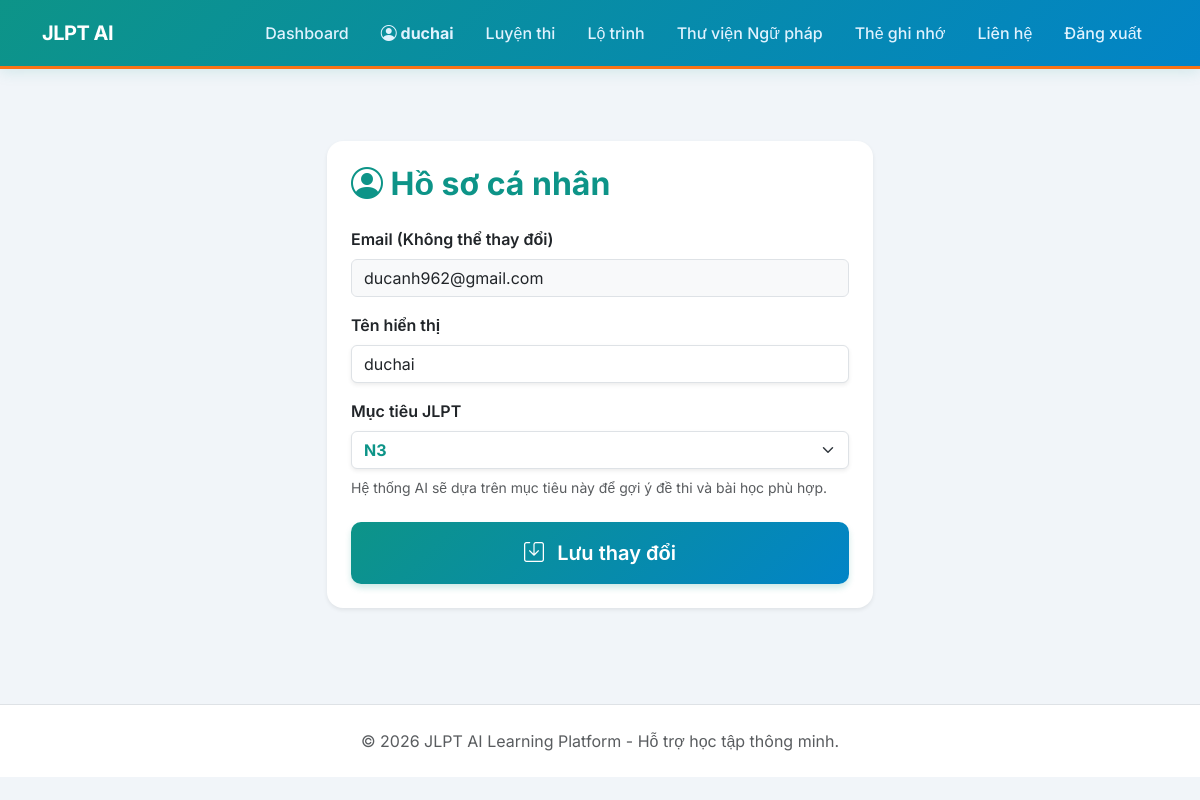
Screenshot of /view/profile.php (signed in) with the database file from the repository.
### tables this page shows
CREATE TABLE users (
    id INT AUTO_INCREMENT PRIMARY KEY COMMENT 'Khóa chính của người dùng',
    username VARCHAR(50) NOT NULL UNIQUE COMMENT 'Tên đăng nhập, không được trùng',
    password VARCHAR(255) NOT NULL COMMENT 'Mật khẩu đã được mã hóa (Hash)',
    email VARCHAR(100) NOT NULL UNIQUE COMMENT 'Email liên hệ',
    current_level ENUM('N5', 'N4', 'N3', 'N2', 'Beginner') NOT NULL DEFAULT 'Beginner' COMMENT 'Trình độ hiện tại',
    target_level ENUM('N5', 'N4', 'N3', 'N2') NOT NULL COMMENT 'Trình độ mục tiêu JLPT',
    created_at TIMESTAMP DEFAULT CURRENT_TIMESTAMP COMMENT 'Ngày đăng ký tài khoản'
);

### view/profile.php (the view, shortened to what this page needs)
<?php
require_once 'db.php';
$user_id = $_SESSION['user_id'];
$stmt = $pdo->prepare("SELECT username, email, current_level, target_level FROM users WHERE id = ?");
$stmt->execute([$user_id]);
$user = $stmt->fetch();
?>
<?php include 'includes/header.php'; ?>
<div class="container py-5">
    <div class="row justify-content-center">
        <div class="col-md-6">
            <div class="card shadow-sm border-0">
                <div class="card-body p-4">
                    <h2 class="mb-4 fw-bold text-primary"><i class="bi bi-person-circle"></i> Hồ sơ cá nhân</h2>
                    <form method="POST">
                        <div class="mb-3">
                            <label class="form-label fw-semibold">Email (Không thể thay đổi)</label>
                            <input type="email" class="form-control bg-light shadow-none" value="<?php echo htmlspecialchars($user['email']); ?>" readonly disabled style="cursor: not-allowed;">
                        </div>
                        <div class="mb-3">
                            <label class="form-label fw-semibold">Tên hiển thị</label>
                            <input type="text" name="username" class="form-control shadow-sm" value="<?php echo htmlspecialchars($user['username']); ?>" required>
                        </div>
                        <div class="mb-4">
                            <label class="form-label fw-semibold">Mục tiêu JLPT</label>
                            <select name="target_level" class="form-select text-primary fw-bold shadow-sm">
                                <?php foreach(['N5', 'N4', 'N3', 'N2'] as $lv): ?>
                                    <option value="<?php echo $lv; ?>" <?php echo ($user['target_level'] === $lv) ? 'selected' : ''; ?>><?php echo $lv; ?></option>
                                <?php endforeach; ?>
                            </select>
                            <div class="form-text mt-2 small text-muted">Hệ thống AI sẽ dựa trên mục tiêu này để gợi ý đề thi và bài học phù hợp.</div>
                        </div>
                        <div class="d-grid">
                            <button type="submit" class="btn btn-primary btn-lg py-3">
                                <i class="bi bi-save me-2"></i> Lưu thay đổi
                            </button>
                        </div>
                    </form>
                </div>
            </div>
        </div>
    </div>
</div>
<?php include 'includes/footer.php'; ?>

### view/includes/header.php (style rules this page uses)
:root { --primary-color: #0d9488; --primary-gradient: linear-gradient(135deg, #0d9488 0%, #0284c7 100%); --accent-color: #f97316; --text-main: #0f172a; --bg-body: #f1f5f9; }
body { font-family: 'Inter', 'Noto Sans JP', sans-serif; background-color: var(--bg-body); color: var(--text-main); min-height: 100vh; }
.btn-primary { background: var(--primary-gradient); border: none; border-radius: 10px; font-weight: 600; padding: 0.6rem 1.5rem; box-shadow: 0 4px 6px rgba(13, 148, 136, 0.2); }
.card { border-radius: 16px; border: none; transition: transform 0.3s ease, box-shadow 0.3s ease; }
.text-primary { color: var(--primary-color) !important; }

### rows the page displays
users: email "ducanh962@gmail.com", username "duchai", target_level "N3"

### other values shown
$_SESSION['username'] "duchai"
